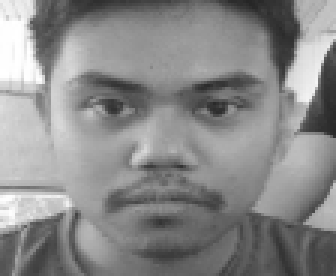
#> input picture images/darwiljen/1.png, 112 x 92 px (shown 3 times larger)
$ python face_recog.py
#> lines starting #> are read from the running program, lines starting #| are printed output that depends on the picture; after the words box and inside, x2 and y2 are one past the last pixel; in counts of white or black regions, pixels touching at a corner belong together
import cv2, sys, numpy, os,time
size = 2 # change this to 4 to speed up processing trade off is the accuracy
classifier = 'haarcascade_frontalface_default.xml'
image_dir = 'images'
print("Face Recognition Starting ...")
# Create a list of images,labels,dictionary of corresponding names
(images, labels, names, id) = ([], [], {}, 0)

# Get the folders containing the training data
for (subdirs, dirs, files) in os.walk(image_dir):

    # Loop through each folder named after the subject in the photos
    for subdir in dirs:
        names[id] = subdir

        subjectpath = os.path.join(image_dir, subdir)

        # Loop through each photo in the folder
        for filename in os.listdir(subjectpath):

            # Skip non-image formats
            f_name, f_extension = os.path.splitext(filename)
            if(f_extension.lower() not in
                    ['.png','.jpg','.jpeg','.gif','.pgm']):
                print("Skipping "+filename+", wrong file type")
                continue
            path = subjectpath + '/' + filename
            label = id

            # Add to training data
            images.append(cv2.imread(path, 0))
            labels.append(int(label))
        id += 1
#> id = 1
(im_width, im_height) = (120, 102)

# Create a Numpy array from the two lists above
(images, labels) = [numpy.array(lis) for lis in [images, labels]]
model = cv2.face.LBPHFaceRecognizer_create()
model.train(images, labels)
haar_cascade = cv2.CascadeClassifier(classifier)
webcam = cv2.VideoCapture(0) #  0 to use webcam
while True:
    user = 0

    # Loop until the camera is working
    rval = False
    while(not rval):
        # Put the image from the webcam into 'frame'
        (rval, frame) = webcam.read()
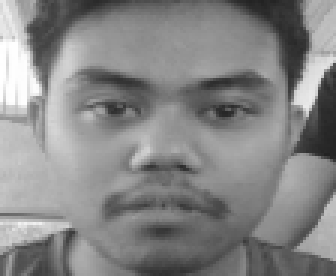
#> input picture images/darwiljen/12.png, 112 x 92 px, given in place of the camera (shown 3 times larger)
#> frame is the input picture: shape (92, 112, 3); min 34, max 255, mean 133.9
        if(not rval):
            print("Failed to open webcam. Trying again...")
    startTime = time.time()
    # Flip the image (optional)
    frame=cv2.flip(frame,1) # 0 = horizontal ,1 = vertical , -1 = both
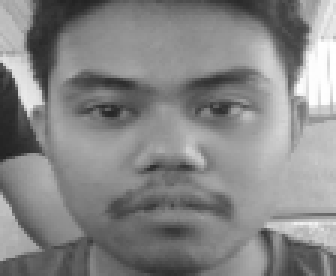
#> frame: shape (92, 112, 3) (shown 3 times larger); min 34, max 255, mean 133.9

    # Convert to grayscalel
    gray = cv2.cvtColor(frame, cv2.COLOR_BGR2GRAY)

    # Resize to speed up detection (optinal, change size above)
    mini = cv2.resize(gray, (int(gray.shape[1] / size), int(gray.shape[0] / size)))
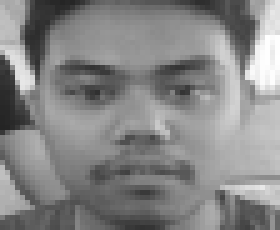
#> mini: shape (46, 56) (shown 5 times larger); min 36, max 255, mean 134

    # Detect faces and loop through each one
    faces = haar_cascade.detectMultiScale(mini)
    for i in range(len(faces)):
        face_i = faces[i]

        # Coordinates of face after scaling back by size
        (x, y, w, h) = [v * size for v in face_i]
        face = gray[y:y + h, x:x + w]
        face_resize = cv2.resize(face, (im_width, im_height))
        start =(x, y)
        end =(x + w, y + h)
        # Try to recognize the face
        prediction = model.predict(face_resize)
        cv2.rectangle(frame,start , end, (0, 255, 0), 3) # creating a bounding box for detected face
        cv2.rectangle(frame, (start[0],start[1]-20), (start[0]+120,start[1]), (0, 255, 255), -3) # creating  rectangle on the upper part of bounding box
        #for i in prediction[1]
        if prediction[1]<90 :  # note: 0 is the perfect match  the higher the value the lower the accuracy
            cv2.putText(frame,'%s - %.0f' % (names[prediction[0]],prediction[1]),(x+5, y-5), cv2.FONT_HERSHEY_SIMPLEX,0.6,(0, 0, 0),thickness=2)
            print('%s - %.0f' % (names[prediction[0]],prediction[1]))
        else:
            cv2.putText(frame,("Unknown Person {} ".format(str(int(prediction[1])))),(x+5, y-5), cv2.FONT_HERSHEY_SIMPLEX,0.5,(0, 0, 0),thickness=2)
            print("Unknown Person -",prediction[1])
#> this loop made 1 pass
#> pass 1, `face = gray[y:y + h, x:x + w]`:
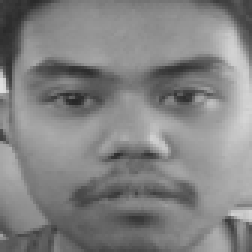
#> face: shape (84, 84) (shown 3 times larger); min 39, max 224, mean 130.5
#> pass 1, `face_resize = cv2.resize(face, (im_width, im_height))`:
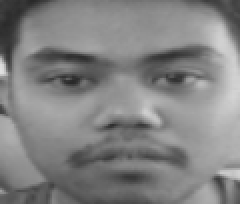
#> face_resize: shape (102, 120) (shown 2 times larger); min 41, max 224, mean 130.4
#> after the loop:
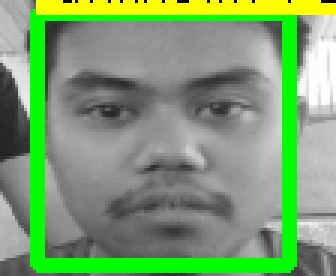
#> frame: shape (92, 112, 3) (shown 3 times larger); 18.54% of pixels changed, all inside (x1, y1, x2, y2) = (10, 0, 112, 91)
    prediction = user
    endTime = time.time()

    try:
        fps = 1/(endTime-startTime)
    except:
        fps = 60
    cv2.rectangle(frame,(30,48),(130,70),(0,0,0),-1)
    cv2.putText(frame,"FPS : {} ".format(str(int(fps))),(34,65),cv2.FONT_HERSHEY_SIMPLEX,0.6,(0,255,255),2)
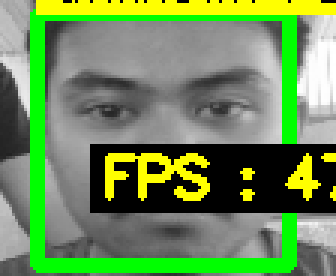
#> frame: shape (92, 112, 3) (shown 3 times larger); mean B, G, R 87.6, 141.9, 109.9
    # Show the image and check for "q" being pressed
    cv2.imshow('I SEE YOU  ', frame)
    if user <= 65:
        print('UNLOCKED')

    if cv2.waitKey(1) & 0xFF == ord('q'):
#> (key q is pressed here)
                break
webcam.release()
cv2.destroyAllWindows()
